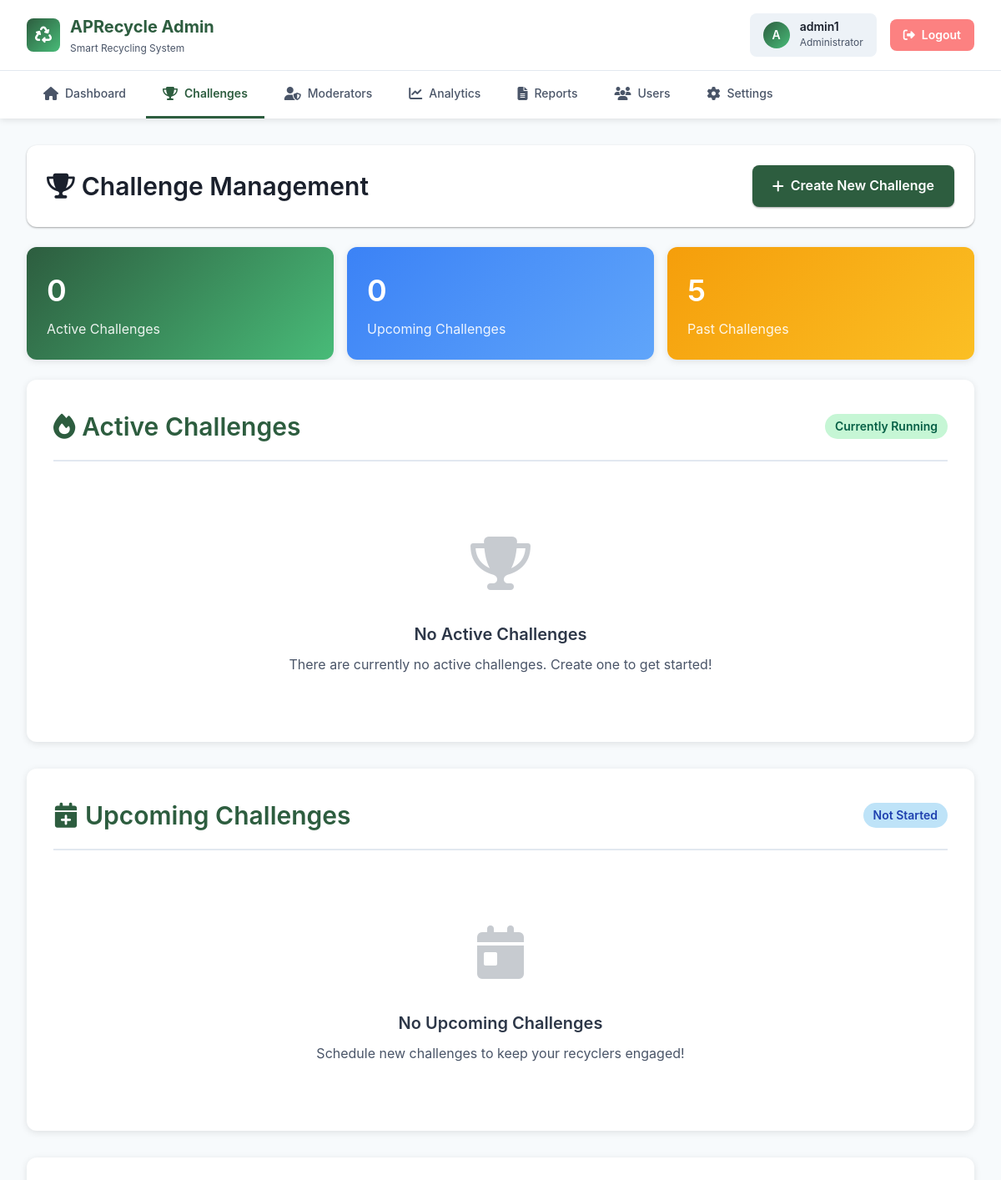
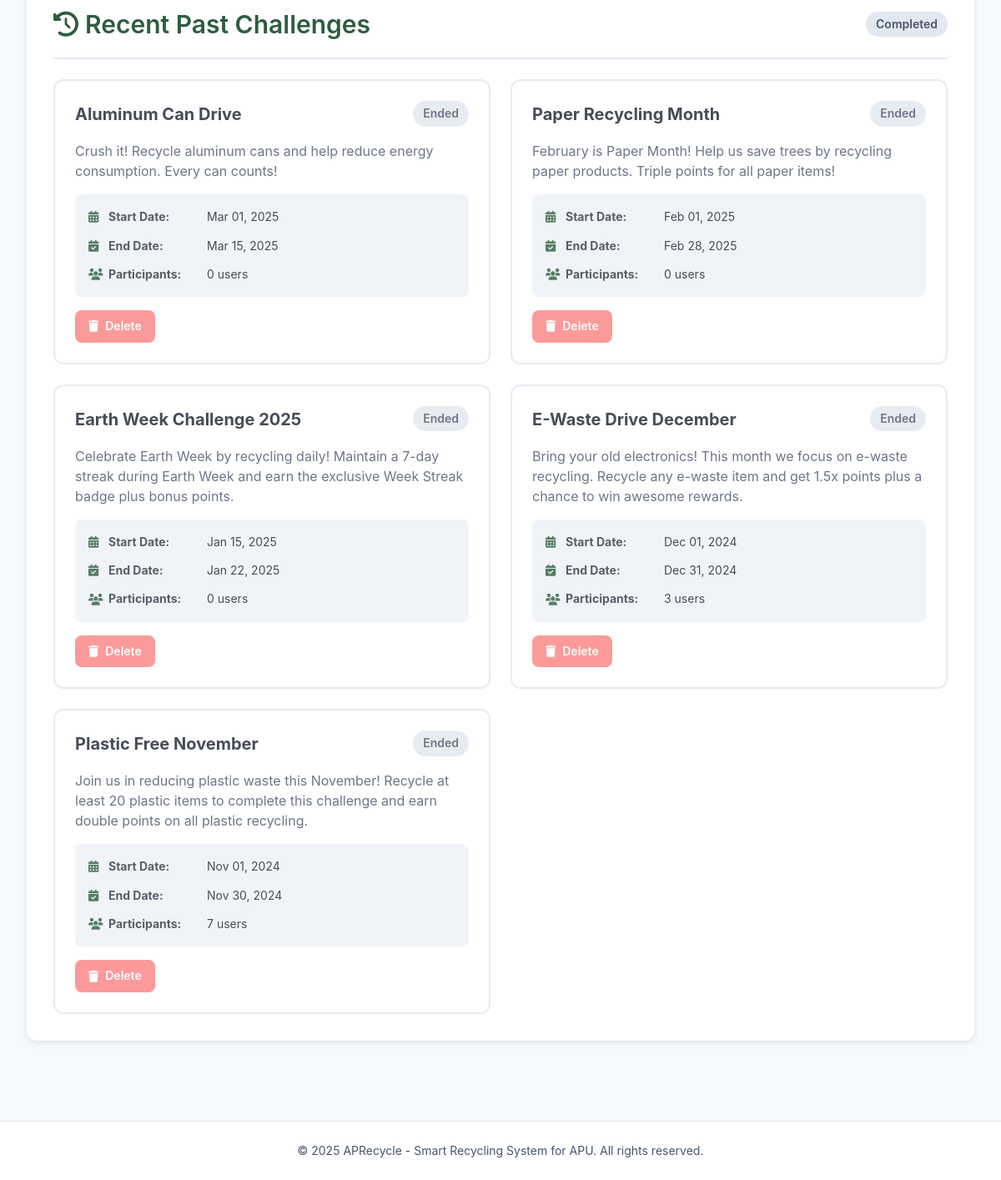
Screenshot of /admin/challenges.php (signed in) with the database file from the repository (2 pictures, top to bottom).
### tables this page shows
CREATE TABLE IF NOT EXISTS `challenge` (
  `challenge_id` int NOT NULL AUTO_INCREMENT,
  `title` varchar(100) NOT NULL,
  `description` text NOT NULL,
  `start_date` date NOT NULL,
  `end_date` date NOT NULL,
  `badge_id` int DEFAULT NULL,
  `reward_id` int DEFAULT NULL,
  `point_multiplier` int NOT NULL,
  PRIMARY KEY (`challenge_id`),
  KEY `badge_id` (`badge_id`),
  KEY `reward_id` (`reward_id`)
);

### admin/challenges.php (the view, shortened to what this page needs)
<?php
$conn = getDBConnection();
$active_query = "SELECT c.*,
                 b.badge_name,
                 r.reward_name,
                 COUNT(DISTINCT uc.user_id) as participant_count
                 FROM challenge c
                 LEFT JOIN badge b ON c.badge_id = b.badge_id
                 LEFT JOIN reward r ON c.reward_id = r.reward_id
                 LEFT JOIN user_challenge uc ON c.challenge_id = uc.challenge_id
                 WHERE c.start_date <= CURDATE() AND c.end_date >= CURDATE()
                 GROUP BY c.challenge_id
                 ORDER BY c.start_date DESC";
$active_result = mysqli_query($conn, $active_query);
$upcoming_query = "SELECT c.*,
                   b.badge_name,
                   r.reward_name,
                   COUNT(DISTINCT uc.user_id) as participant_count
                   FROM challenge c
                   LEFT JOIN badge b ON c.badge_id = b.badge_id
                   LEFT JOIN reward r ON c.reward_id = r.reward_id
                   LEFT JOIN user_challenge uc ON c.challenge_id = uc.challenge_id
                   WHERE c.start_date > CURDATE()
                   GROUP BY c.challenge_id
                   ORDER BY c.start_date ASC";
$upcoming_result = mysqli_query($conn, $upcoming_query);
$past_query = "SELECT c.*,
               b.badge_name,
               r.reward_name,
               COUNT(DISTINCT uc.user_id) as participant_count
               FROM challenge c
               LEFT JOIN badge b ON c.badge_id = b.badge_id
               LEFT JOIN reward r ON c.reward_id = r.reward_id
               LEFT JOIN user_challenge uc ON c.challenge_id = uc.challenge_id
               WHERE c.end_date < CURDATE()
               GROUP BY c.challenge_id
               ORDER BY c.end_date DESC
               LIMIT 5";
$past_result = mysqli_query($conn, $past_query);
include 'includes/header.php';
?>
    <div class="page-header-actions">
        <h2>
            <i class="fas fa-trophy"></i> Challenge Management
        </h2>
        <a href="challenge_create.php" class="btn btn-primary">
            <i class="fas fa-plus"></i> Create New Challenge
        </a>
    </div>
    <div class="stats-row">
        <div class="stat-card">
            <h3><?php echo mysqli_num_rows($active_result); mysqli_data_seek($active_result, 0); ?></h3>
            <p>Active Challenges</p>
        </div>
        <div class="stat-card" style="background: linear-gradient(135deg, #3B82F6 0%, #60A5FA 100%);">
            <h3><?php echo mysqli_num_rows($upcoming_result); mysqli_data_seek($upcoming_result, 0); ?></h3>
            <p>Upcoming Challenges</p>
        </div>
        <div class="stat-card" style="background: linear-gradient(135deg, #F59E0B 0%, #FBBF24 100%);">
            <h3><?php echo mysqli_num_rows($past_result); mysqli_data_seek($past_result, 0); ?></h3>
            <p>Past Challenges</p>
        </div>
    </div>
    <div class="section">
        <div class="section-header">
            <h2><i class="fas fa-fire"></i> Active Challenges</h2>
            <span class="badge badge-active">Currently Running</span>
        </div>
        <?php if (mysqli_num_rows($active_result) > 0): ?>
            <div class="challenges-grid">
                <?php while ($challenge = mysqli_fetch_assoc($active_result)): ?>
                    <div class="challenge-card">
                        <div class="challenge-card-header">
                            <h3 class="challenge-title"><?php echo htmlspecialchars($challenge['title']); ?></h3>
                            <span class="badge badge-active">Active</span>
                        </div>
                        <p class="challenge-description">
                            <?php echo htmlspecialchars($challenge['description']); ?>
                        </p>
                        <div class="challenge-meta">
                            <div class="challenge-meta-item">
                                <i class="fas fa-calendar-alt"></i>
                                <strong>Start Date:</strong>
                                <span><?php echo date('M d, Y', strtotime($challenge['start_date'])); ?></span>
                            </div>
                            <div class="challenge-meta-item">
                                <i class="fas fa-calendar-check"></i>
                                <strong>End Date:</strong>
                                <span><?php echo date('M d, Y', strtotime($challenge['end_date'])); ?></span>
                            </div>
                            <div class="challenge-meta-item">
                                <i class="fas fa-bolt"></i>
                                <strong>Multiplier:</strong>
                                <span class="multiplier-badge">�<?php echo $challenge['point_multiplier']; ?></span>
                            </div>
                            <div class="challenge-meta-item">
                                <i class="fas fa-users"></i>
                                <strong>Participants:</strong>
                                <span><?php echo $challenge['participant_count']; ?> users</span>
                            </div>
                            <?php if ($challenge['badge_name']): ?>
                                <div class="challenge-meta-item">
                                    <i class="fas fa-medal"></i>
                                    <strong>Badge:</strong>
                                    <span><?php echo htmlspecialchars($challenge['badge_name']); ?></span>
                                </div>
                            <?php endif; ?>
                            <?php if ($challenge['reward_name']): ?>
                                <div class="challenge-meta-item">
                                    <i class="fas fa-gift"></i>
                                    <strong>Reward:</strong>
                                    <span><?php echo htmlspecialchars($challenge['reward_name']); ?></span>
                                </div>
                            <?php endif; ?>
                        </div>
                        <div class="challenge-actions">
                            <a href="challenge_edit.php?id=<?php echo $challenge['challenge_id']; ?>" class="btn btn-edit">
                                <i class="fas fa-edit"></i> Edit
                            </a>
                            <a href="?delete=<?php echo $challenge['challenge_id']; ?>"
                               class="btn btn-delete"
                               onclick="return confirm('Are you sure you want to delete this challenge? This will also remove all participant data.');">
                                <i class="fas fa-trash"></i> Delete
                            </a>
                        </div>
                    </div>
                <?php endwhile; ?>
            </div>
        <?php else: ?>
            <div class="empty-state">
                <div class="empty-state-icon"><i class="fas fa-trophy"></i></div>
                <h3>No Active Challenges</h3>
                <p>There are currently no active challenges. Create one to get started!</p>
            </div>
        <?php endif; ?>
    </div>
    <div class="section">
        <div class="section-header">
            <h2><i class="fas fa-calendar-plus"></i> Upcoming Challenges</h2>
            <span class="badge badge-upcoming">Not Started</span>
        </div>
        <?php if (mysqli_num_rows($upcoming_result) > 0): ?>
            <div class="challenges-grid">
                <?php while ($challenge = mysqli_fetch_assoc($upcoming_result)): ?>
                    <div class="challenge-card">
                        <div class="challenge-card-header">
                            <h3 class="challenge-title"><?php echo htmlspecialchars($challenge['title']); ?></h3>
                            <span class="badge badge-upcoming">Upcoming</span>
                        </div>
                        <p class="challenge-description">
                            <?php echo htmlspecialchars($challenge['description']); ?>
                        </p>
                        <div class="challenge-meta">
                            <div class="challenge-meta-item">
                                <i class="fas fa-calendar-alt"></i>
                                <strong>Start Date:</strong>
                                <span><?php echo date('M d, Y', strtotime($challenge['start_date'])); ?></span>
                            </div>
                            <div class="challenge-meta-item">
                                <i class="fas fa-calendar-check"></i>
                                <strong>End Date:</strong>
                                <span><?php echo date('M d, Y', strtotime($challenge['end_date'])); ?></span>
                            </div>
                            <div class="challenge-meta-item">
                                <i class="fas fa-bolt"></i>
                                <strong>Multiplier:</strong>
                                <span class="multiplier-badge"><?php echo $challenge['point_multiplier']; ?></span>
                            </div>
                            <div class="challenge-meta-item">
                                <i class="fas fa-users"></i>
                                <strong>Participants:</strong>
                                <span><?php echo $challenge['participant_count']; ?> users</span>
                            </div>
                            <?php if ($challenge['badge_name']): ?>
                                <div class="challenge-meta-item">
                                    <i class="fas fa-medal"></i>
                                    <strong>Badge:</strong>
                                    <span><?php echo htmlspecialchars($challenge['badge_name']); ?></span>
                                </div>
                            <?php endif; ?>
                            <?php if ($challenge['reward_name']): ?>
                                <div class="challenge-meta-item">
                                    <i class="fas fa-gift"></i>
                                    <strong>Reward:</strong>
                                    <span><?php echo htmlspecialchars($challenge['reward_name']); ?></span>
                                </div>
                            <?php endif; ?>
                        </div>
                        <div class="challenge-actions">
                            <a href="challenge_edit.php?id=<?php echo $challenge['challenge_id']; ?>" class="btn btn-edit">
                                <i class="fas fa-edit"></i> Edit
                            </a>
                            <a href="?delete=<?php echo $challenge['challenge_id']; ?>"
                               class="btn btn-delete"
                               onclick="return confirm('Are you sure you want to delete this challenge?');">
                                <i class="fas fa-trash"></i> Delete
                            </a>
                        </div>
                    </div>
                <?php endwhile; ?>
            </div>
        <?php else: ?>
            <div class="empty-state">
                <div class="empty-state-icon"><i class="fas fa-calendar-day"></i></div>
                <h3>No Upcoming Challenges</h3>
                <p>Schedule new challenges to keep your recyclers engaged!</p>
            </div>
        <?php endif; ?>
    </div>
    <div class="section">
        <div class="section-header">
            <h2><i class="fas fa-history"></i> Recent Past Challenges</h2>
            <span class="badge badge-past">Completed</span>
        </div>
        <?php if (mysqli_num_rows($past_result) > 0): ?>
            <div class="challenges-grid">
                <?php while ($challenge = mysqli_fetch_assoc($past_result)): ?>
                    <div class="challenge-card" style="opacity: 0.8;">
                        <div class="challenge-card-header">
                            <h3 class="challenge-title"><?php echo htmlspecialchars($challenge['title']); ?></h3>
                            <span class="badge badge-past">Ended</span>
                        </div>
                        <p class="challenge-description">
                            <?php echo htmlspecialchars($challenge['description']); ?>
                        </p>
                        <div class="challenge-meta">
                            <div class="challenge-meta-item">
                                <i class="fas fa-calendar-alt"></i>
                                <strong>Start Date:</strong>
                                <span><?php echo date('M d, Y', strtotime($challenge['start_date'])); ?></span>
                            </div>
                            <div class="challenge-meta-item">
                                <i class="fas fa-calendar-check"></i>
                                <strong>End Date:</strong>
                                <span><?php echo date('M d, Y', strtotime($challenge['end_date'])); ?></span>
                            </div>
                            <div class="challenge-meta-item">
                                <i class="fas fa-users"></i>
                                <strong>Participants:</strong>
                                <span><?php echo $challenge['participant_count']; ?> users</span>
                            </div>
                        </div>
                        <div class="challenge-actions">
                            <a href="?delete=<?php echo $challenge['challenge_id']; ?>"
                               class="btn btn-delete"
                               onclick="return confirm('Are you sure you want to delete this past challenge? All historical data will be lost.');">
                                <i class="fas fa-trash"></i> Delete
                            </a>
                        </div>
                    </div>
                <?php endwhile; ?>
            </div>
        <?php endif; ?>
    </div>
<?php
include 'includes/footer.php';
?>

### rows the page displays
challenge: title "Aluminum Can Drive", description "Crush it! Recycle aluminum cans and help reduce energy consumption. Every can counts!", start_date "Mar 01, 2025", end_date "Mar 15, 2025", participant_count "0"
challenge: title "Paper Recycling Month", description "February is Paper Month! Help us save trees by recycling paper products. Triple points for all paper items!", start_date "Feb 01, 2025", end_date "Feb 28, 2025", participant_count "0"
challenge: title "Earth Week Challenge 2025", description "Celebrate Earth Week by recycling daily! Maintain a 7-day streak during Earth Week and earn the exclusive Week Streak badge plus bonus points.", start_date "Jan 15, 2025", end_date "Jan 22, 2025", participant_count "0"
challenge: title "E-Waste Drive December", description "Bring your old electronics! This month we focus on e-waste recycling. Recycle any e-waste item and get 1.5x points plus a chance to win awesome rewards.", start_date "Dec 01, 2024", end_date "Dec 31, 2024", participant_count "3"
challenge: title "Plastic Free November", description "Join us in reducing plastic waste this November! Recycle at least 20 plastic items to complete this challenge and earn double points on all plastic recycling.", start_date "Nov 01, 2024", end_date "Nov 30, 2024", participant_count "7"

### other values shown
substr($_SESSION['username'], 0, 1) "A"
$_SESSION['username'] "admin1"
mysqli_num_rows($active_result) "0"
mysqli_num_rows($upcoming_result) "0"
mysqli_num_rows($past_result) "5"
